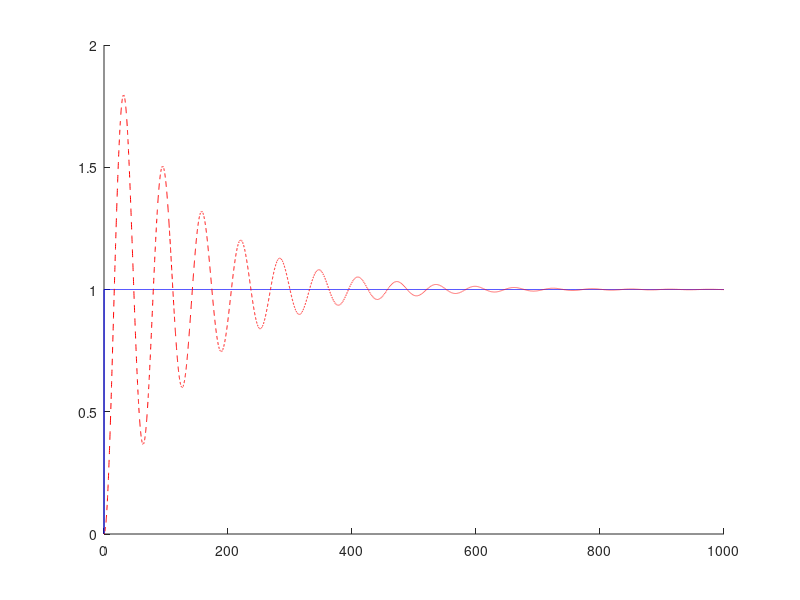
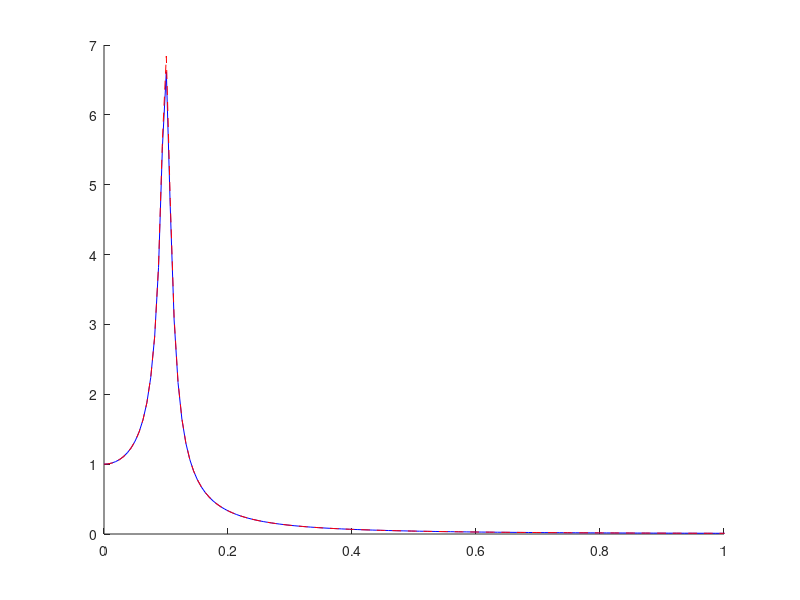

Source code (MATLAB) for these figures, in order:
kappa = 0.01;
tau = 1.5; %sec



delta = 0.1; % time increases interval sec
T = 1000;
ts = [0:delta:T];
N = length (ts);
K = 0; %Zero padding rate 

%% analytical solution
omegas = [0:N*(1+K)-1]*2*pi/N; %digital angular frequency 
Omegas = omegas./delta; %analog angular frequency sec^-1

TF = kappa./(-Omegas.^2+kappa+1i*kappa*tau*Omegas);


%% numerical solution

vs1 =  zeros(1,N);
vs1(1)=10;
xs1 = zeros(size(vs1));
for n = 2:N
    xs1(n) = xs1(n-1) + vs1(n-1)*delta; 
end

as2 = zeros(size(vs1));
vs2 = zeros(size(vs1));
xs2 = zeros(size(xs1));
for n = 1:N-1
    as2(n)= kappa*(xs1(n)-xs2(n)-tau*vs2(n));
    vs2(n+1)= vs2(n)+ as2(n)*delta;
    xs2(n+1) = xs2(n) + (vs2(n)+vs2(n+1))/2*delta;
end

Vs1 = fft([vs1,zeros(1,K*N)]);
Vs2 = fft([vs2,zeros(1,K*N)]);
TF_num = Vs2./Vs1;

%% plots

figure(1);clf;hold all;
plot(ts,xs1,'b');
plot(ts,xs2,'--r');

    


figure(2);clf;hold all;
plot(Omegas,abs(TF),'b');
plot(Omegas/(K+1),abs(TF_num),'--r');
 xlim([0,1])   

